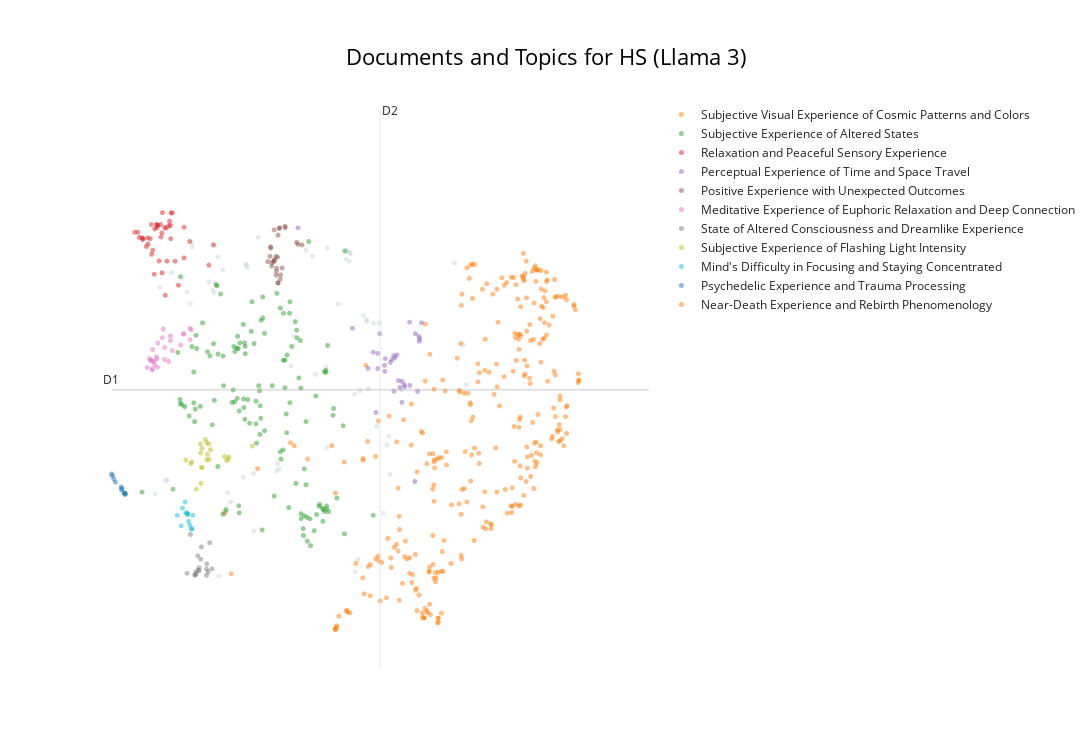
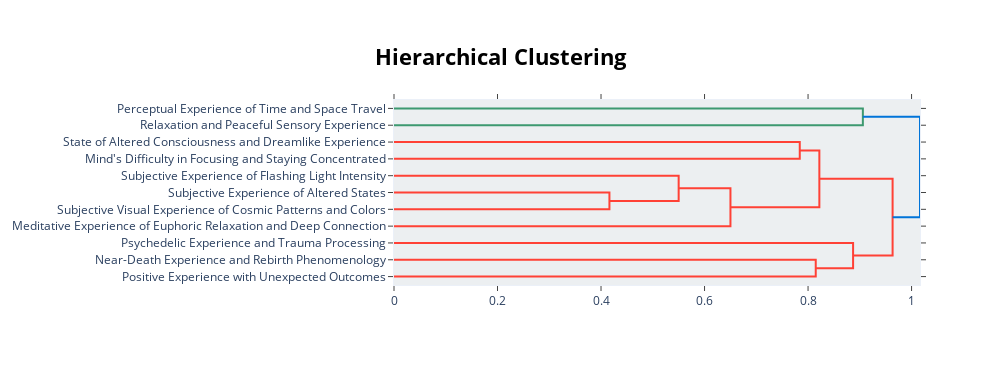

Notebook cell for these charts, in order:
### Markdown cell above
### Visualisation

### Code cell
# Basic visu (to compare with visu before LLM labelling)
display(topic_model.visualize_documents(df_reports, title=f"Documents and Topics for {condition} (Llama 3)",
hide_annotations=True, hide_document_hover=False, custom_labels=True))


# Datammaplot visu 
reduced_embeddings = UMAP(
    n_neighbors=int(chosen_params['n_neighbors']),
    n_components=2, #reduced embedding to 2D for visualization
    min_dist=float(chosen_params['min_dist']),
    metric='cosine',
    random_state=random_seed
).fit_transform(embeddings)

datamapplot.create_plot(
   reduced_embeddings,
   all_labels,
   label_font_size=15,
   title=f"{condition}: Topic representations with Llama 3",
   sub_title="Labeled with `llama-3-8b-instruct` (representations on reduced 2D embeddings)",
   label_wrap_width=20,
   use_medoids=True
)

# hierarchical visu
display(topic_model.visualize_hierarchy(custom_labels=True))

### Figure 1 — Plotly figure (JSON) as saved in the notebook; plotly's stock layout.template omitted (floating-point values rounded to 4 significant figures; data arrays with more than 128 entries replaced by an {"elided": "..."} marker saying what was removed)
{"data": [{"hoverinfo": "text", "hovertext": ["It is quite echoey in the Dream Machine, and I could hear someone snoring, and when staff were opening and shutting the door near the beginning and end.", "I heard various music patterns, different speeds and high and low notes.", "Strong desire to turn the intensity up and explore more.", "I couldn't help thinking what would happen with a drum beat, maybe allow some non-Euro music in, much as I love John Hopkins.", "It was possible to generate full images on demand—an elephant made of upwards flowing oil rivulets.", "I feel really relaxed and would like to do it again.", "It was insane.", "The music especially was on par with how one perceives sound during an actual trip.", "The music seemed to build to a crescendo near the end of the session and then move into a slower, calming sequence.", "Feeling like I was transported or moving.", "Really just thoughts from my day, or things I need to do, or had forgotten to do.", "It felt like my brain was being massaged.", "I spent a lot of time thinking about the way I experience the world sensorily and whether it is 'normal' compared to other people.", "Lots of uncertainty, but it went okay.", "Thought about God.", "A euphoric and healing experience.", "An interesting one.", "Breathing exercise:\nIt would help if the staff could show us how to do it so we could copy them.", "Good beats leading me on.", "I did not feel anything at all.", "And then, oddly, Robbie Williams!", "Just music", "A bird flying out of the earth's atmosphere and into space.", "Sound inside my body.", "Would love an experience with continual stimulation without breaks to see how the images evolve.", "It enhanced the patterns and made it feel like a journey.", "Complete disconnection from my body.", "Don't make me get off!", "The music is calming and surreal.", "It sparked much curiosity.", "Some physical discomfort; amazing patterns; intense colours; yearning; desire to see more; questions.", "Submission,\nfun,\nmild euphoric moments.", "Dream Machine is an unforgettable, magical, and life-affirming experience.", "Overall, I enjoyed the Dreamachine; I can still feel stillness and some feeling of bliss.", "Bookmark Symbol", "Also possibilities for recreational use.", "An intensity of connection, vastness, spaciousness, loving awareness.", "The best bit was taking in the feelings of the music and gliding with it and morphing those visions according to how you feel about the music.", "Curiosity; want to control but unable; intense when orange.", "Interested in potential for taking it further, combining it with substances.", "Various characters who, if focused on them, would disappear.", "Dreaming dreamingly.", "I've visited three times and had a different experience.", "Intense connection with my body and surroundings.", "The first time it felt more like it was separate from me, in front of my vision.", "This would be a great therapy to teach mindfulness and train people to still their thoughts.", "A safe, healthy, groovy drug-free trip.", "I dissolved into light.", "Pleasure & intrigue.", "I am also dyslexic, and it was interesting to experience as a neurodivergent-brained person.", "It was a bit too cold for me in the Dream Machine, especially as we were not moving.", "I would rather engage the body and work on the somatic aspect of it.", "Sometimes wrestling between the two.", "Like my brain has been massaged.", "Fascinating experience with great therapeutic potential", "Aware of the music throughout and changing rhythms and tones.", "I felt we were journeying together.", "Glimpse of something disappearing.", "Great sense of adventure and well-being; I was the traveler and welcome in their peaceful world.", "A loss of sense of time, images that weren't images.", "My brain automatically reached for the details that prove this wasn't \"real\", and I felt very much present.", "I experienced a lot of physical sensations in my stomach, on my face, and inside my head.", "Tried to think about not living in fear; it's all just an experience.", "Like this—music is a very visual thing.", "I tended to shift between focusing on the sound or the colors.", "The meditative part was nice; perhaps take the intro time up with a brief overview of the history of these pursuits, maybe a bit of science and lose the faux hand-holding.", null], "marker": {"color": "#CFD8DC", "opacity": 0.5, "size": 5}, "mode": "markers+text", "name": "other", "showlegend": false, "type": "scattergl", "x": [1.587, 3.998, 3.683, 3.784, 3.702, 2.844, 3.527, 1.661, 1.262, 4.23, 2.218, 1.792, 1.812, 2.292, 4.332, 1.187, 3.027, 0.8813, 3.926, 3.836, 3.129, 3.972, 5.518, 2.575, 3.65, 4.167, 3.793, 3.973, 1.257, 3.364, 3.722, 1.239, 1.624, 1.523, 4.514, 2.096, 5.338, 1.741, 3.664, 2.121, 4.284, 1.676, 3.346, 2.613, 2.217, 0.8553, 0.9459, 5.469, 3.708, 1.779, 1.604, 2.591, 3.179, 1.787, 2.109, 3.873, 4.078, 4.313, 0.7652, 4.122, 1.863, 2.057, 1.153, 1.607, 3.358, 0.6902, 2.797], "y": [7.455, 6.234, 7.926, 6.166, 7.811, 6.883, 7.282, 7.868, 7.984, 4.697, 4.477, 4.757, 4.95, 8.108, 5.175, 7.429, 7.95, 5.104, 7.138, 4.123, 7.872, 7.083, 6.288, 5.219, 7.836, 7.052, 3.975, 7.073, 8.044, 7.974, 7.906, 7.289, 7.545, 7.559, 6.223, 7.771, 7.788, 7.706, 7.948, 7.733, 5.539, 3.922, 6.502, 5.245, 5.188, 5.106, 7.67, 6.775, 7.919, 4.684, 7.425, 5.311, 6.413, 4.726, 7.765, 6.208, 7.047, 5.645, 7.484, 5.769, 4.837, 5.139, 6.002, 7.996, 5.508, 4.936, 6.518]}, {"hoverinfo": "text", "hovertext": {"elided": "297 str values"}, "marker": {"opacity": 0.5, "size": 5}, "mode": "markers+text", "name": "Subjective Visual Experience of Cosmic Patterns and Colors", "text": {"elided": "297 str values"}, "textfont": {"size": 12}, "type": "scattergl", "x": {"elided": "297 float values"}, "y": {"elided": "297 float values"}}, {"hoverinfo": "text", "hovertext": {"elided": "133 str values"}, "marker": {"opacity": 0.5, "size": 5}, "mode": "markers+text", "name": "Subjective Experience of Altered States", "text": {"elided": "133 str values"}, "textfont": {"size": 12}, "type": "scattergl", "x": {"elided": "133 float values"}, "y": {"elided": "133 float values"}}, {"hoverinfo": "text", "hovertext": ["Calm and safe.", "Helpful and positive ambient sounds.", "Great peace.", "Peacefulness and guidance.", "A peaceful experience.", "Deep relaxation and a sense of hope.", "Sense of comfort.", "Connection to an inner peace.", "Deep relaxation.", "Amazing sense of peace and positivity.", "A really pleasant and relaxing sensation.", "A sense of calm.", "Relaxation, calm, and curiosity.", "Being: immersed; calm; and thrilled.", "I really enjoyed the music; it was very Zen.", "Mainly stressed, but with moments of calm.", "Blissful even.", "Peace, tranquility, joy, stimulation, arousal.", "Stimulation and relaxation within the music and light.", "Calm serenity, flashback emotions", "Nostalgia and peace.", "Calm and serene and not frightening.", "Joy and relaxation", "Obviously spiritual.", "A feeling of peace and tranquility", "Sometimes verging on oppressive, but never scary.", "Chaos and stillness.", "Wonderful, peaceful.", "A great sense of calm and belonging.", "Like a deep tissue massage for the mind.", "Optimism and escapism.", "Good vibes.", "Peace and contentment.", "Utter peace and happiness.", "The louder the music, the better.", "Relaxing and patterned music", "Overarching truth and love.", "Tess is very calming.", "A calm, peaceful state.", "Happiness,\nJoy,\nAdventure.", "An incredible sensory experience with a huge feeling of calm and peace.", "Relaxing and reflective; worries stopped, put in proportion."], "marker": {"opacity": 0.5, "size": 5}, "mode": "markers+text", "name": "Relaxation and Peaceful Sensory Experience", "text": ["", "", "", "", "", "", "", "", "", "", "", "", "", "", "", "", "", "", "", "", "", "", "", "", "", "", "", "", "", "", "", "", "", "", "", "", "", "", "", "", "", ""], "textfont": {"size": 12}, "type": "scattergl", "x": [0.6148, 0.933, 0.499, 0.573, 0.7528, 0.8762, 0.7321, 0.5553, 1.0, 0.6374, 0.8479, 0.7201, 0.9144, 0.8642, 1.524, 1.139, 0.4897, 0.9575, 1.141, 0.8405, 0.3758, 0.7765, 0.9027, 0.6766, 0.7127, 0.7831, 0.804, 0.5807, 0.6842, 1.053, 0.7963, 0.6537, 0.5019, 0.4446, 1.596, 1.226, 0.4238, 0.7256, 0.6326, 0.9391, 0.7989, 0.9304], "y": [8.09, 8.09, 8.094, 8.1, 7.816, 7.811, 8.255, 7.994, 7.813, 7.897, 7.391, 8.225, 8.306, 8.22, 7.763, 8.232, 8.098, 8.409, 7.852, 8.227, 8.169, 8.265, 8.249, 7.65, 8.267, 8.111, 8.413, 8.025, 8.21, 7.515, 8.163, 7.947, 8.078, 8.106, 8.014, 8.056, 8.17, 8.256, 8.264, 8.408, 7.668, 8.254]}, {"hoverinfo": "text", "hovertext": ["Motivation, progress, and purpose.", "Shapes and travel through time.", "Sensory rollercoaster.", "A journey into the unknown.", "Staircase/Escalator\n2.", "A varying journey in speed and awareness.", "Treasure Chests (2 Opening, 1 Closed/Locked)\n3.", "No sense of time", "A bubbling of freedom.", "A sense of travelling along a galaxy highway towards the end.", "Absolutely tripped away.", "A complete journey.", "And then maybe backwards.", "Travelling through space.", "Technology and humans.", "A roller coaster speeding.", "Scary, pointy, laughing clown face in test period.", "Or traveling at great speed through time.", "A wild ride.", "Moving through a tunnel of branches.", "What do I really understand?", "Not much at all.", "The final (most rapid?)", "Diolch yn fawr.", "A beautiful quest to oblivion", "Then really fast.", "Forward motion.", "Journey forward.", "A sense of expansion, moving towards something.", "Slow and fast.", "Live more!", "A portal moving towards me, away from me, through me, fractaling into everything."], "marker": {"opacity": 0.5, "size": 5}, "mode": "markers+text", "name": "Perceptual Experience of Time and Space Travel", "text": ["", "", "", "", "", "", "", "", "", "", "", "", "", "", "", "", "", "", "", "", "", "", "", "", "", "", "", "", "", "", "", ""], "textfont": {"size": 12}, "type": "scattergl", "x": [4.143, 4.553, 4.781, 4.464, 4.787, 4.251, 4.485, 4.116, 4.82, 4.64, 3.75, 4.339, 4.39, 4.76, 4.52, 4.792, 4.637, 4.56, 4.727, 4.518, 4.071, 3.992, 4.249, 2.906, 4.394, 4.261, 4.36, 4.408, 4.44, 4.143, 4.172, 4.717], "y": [6.673, 6.284, 6.882, 6.336, 6.822, 6.45, 6.251, 5.941, 7.051, 6.277, 6.983, 6.561, 6.643, 6.201, 6.326, 6.853, 7.058, 6.26, 6.916, 6.067, 6.686, 6.487, 6.525, 8.225, 6.203, 6.607, 6.595, 6.615, 6.654, 6.484, 6.917, 5.089]}, {"hoverinfo": "text", "hovertext": ["Fabulous experience.", "Awesome experience, so much more than I expected.", "It was quite satisfying.", "Very well led.", "It is an unique experience I won't forget.", "Still a really cool experience!", "It was a wonderful experience I wasn't expecting.", "This is a truly amazing experience.", "Lovely experience overall.", "Very interesting!", "Not as good as doing loads of ket but still decent.", "Thank you; it was very interesting.", "Overall, it was an amazing experience.", "Very interesting experience.", "A perfectly cromulent experience", "Loved it.", "Thank you for creating it.", "Good stuff.", "Very ecstatic experience that I wished would never end.", "Thanks for the experience.", "Something wonderful", "A keen experience", "Awesome experience and not what I expected.", "I am amazed, never experienced something equal.", "Amazing experience though.", "It was a beautiful experience.", "The visuals were pretty fun though.", "So good!"], "marker": {"opacity": 0.5, "size": 5}, "mode": "markers+text", "name": "Positive Experience with Unexpected Outcomes", "text": ["", "", "", "", "", "", "", "", "", "", "", "", "", "", "", "", "", "", "", "", "", "", "", "", "", "", "", ""], "textfont": {"size": 12}, "type": "scattergl", "x": [2.503, 2.57, 2.486, 2.623, 2.594, 2.563, 2.57, 2.636, 2.471, 2.969, 2.536, 2.905, 2.54, 2.661, 2.528, 2.598, 2.885, 2.615, 2.631, 2.588, 2.709, 2.538, 2.575, 2.599, 2.438, 2.5, 2.481, 2.704], "y": [7.793, 7.686, 7.974, 8.225, 7.544, 7.869, 7.637, 7.642, 7.872, 8.013, 8.199, 8.021, 7.829, 7.728, 7.812, 8.134, 8.044, 8.217, 7.588, 7.862, 8.227, 7.81, 7.726, 7.542, 7.807, 7.752, 7.99, 8.242]}, {"hoverinfo": "text", "hovertext": ["I felt very peaceful, euphoric, with a sense of wonder and awe.", "It made me feel positive and as though something is guiding me.", "I felt an overwhelming sense of euphoria and love for everyone in the room.", "level of strobing felt more relaxing again.", "I felt warm and cold sensations in my hands at one point and was very relaxed and sleepy by the end.", "Then, all of a sudden, I felt like I was disembodied; a huge wave of euphoria took over, and I felt like I was totally free.", "I saw a lot of fast movement, but despite that, emotionally I felt absolute stillness and deep calm.", "They were happy.", "I felt hopeful.", "I felt very relaxed and comfortable.", "They all smiled, and I could hear their distinctive voices...", "I felt elated and completely peaceful and found myself smiling broadly at these moments.", "Transcendental, peaceful, although I also felt somewhat anxious.", "I also felt happy and smiled at certain points, which was quite weird.", "It's the most comfort I've ever felt, and it was magical.", "It was very relaxing, and when I fully opened my eyes I felt refreshed and new.", "But then I found I could shut it out if I wanted and was able to relax—almost falling asleep at times.", "I felt relaxed, safe, and excited at the start of the experience.", "Suddenly seeing somewhere dark yet bright, resulting in a tingling sensation through alternative parts of my body, but also of pure relaxation.", "Rather than a negative experience, I felt relief and comforted by it.", "Throughout I felt calm but exalted.", "Was an interesting experience, and afterward I felt relaxed.", "I felt a profound sense of relaxation I have never experienced.", "I was on a journey; I was relaxed and not a bit worried, as if I knew I would be safe.", "The first one was better because I felt relaxed and I got ideas.", "It was comforting, and whilst I felt small and insignificant, I also felt free and powerful.", "I felt a deep connection with humankind and an overwhelming sense of peace.", "My thoughts on this is I felt safe and fun."], "marker": {"opacity": 0.5, "size": 5}, "mode": "markers+text", "name": "Meditative Experience of Euphoric Relaxation and Deep Connection", "text": ["", "", "", "", "", "", "", "", "", "", "", "", "", "", "", "", "", "", "", "", "", "", "", "", "", "", "", ""], "textfont": {"size": 12}, "type": "scattergl", "x": [0.9301, 0.9583, 1.134, 0.8378, 0.7299, 0.6476, 0.8033, 1.232, 1.087, 0.6269, 1.25, 1.129, 0.654, 1.233, 0.8158, 0.6673, 0.646, 0.6641, 0.901, 0.8379, 0.7322, 0.6867, 0.7184, 0.6026, 0.6218, 0.5681, 0.9289, 0.7121], "y": [6.831, 6.707, 6.914, 6.746, 6.501, 6.467, 6.866, 6.98, 6.776, 6.588, 6.968, 6.911, 6.721, 6.844, 6.973, 6.567, 6.483, 6.578, 6.572, 6.596, 6.8, 6.526, 6.6, 6.608, 6.581, 6.495, 6.889, 6.629]}, {"hoverinfo": "text", "hovertext": ["I realised any interaction had been quite short as my consciousness had drifted into the early stages in which the sandman cometh, where my brain's alpha waves quickly displaced the externally generated momentary visions with the garbled, messy, free association of non-sensical stories that act as the scent kindling of dreams.", "I found my thoughts developing into stories and images while my eyes were closed.", "I was put in a dreamlike, semiconscious state; the sensation when you are not quite asleep, coming into wakefulness, and dreaming of real things, conversations.", "To be quite honest, I think I fell asleep, so don't really remember what I saw.", "I did not have profound thoughts during the experience but rather almost fell asleep in a dreamlike way.", "I had short dreams.", "I didn't know whether I was asleep or awake.", "For someone who has sleep paralysis regularly, this was quite interesting.", "Dreaming while awake—flashes of random places I have been.", "It felt like almost the dreamlike state of anesthesia.", "I felt like I drifted in and out of consciousness, but never opened my eyes.", "But then I just dozed off.", "I also felt asleep for a bit and I was thinking of my partner, who I could visualize.", "It was so deep I was unsure if I was totally conscious.", "I found myself lost in thought near the end, and stopped being aware of visual experience and just thought about stuff.", "Also same with unsuccessfully trying to fall asleep during an insomnia period.", "Felt like dreaming; I did dream a little.", "Afterwards, I felt as if I had had the deepest, deepest sleep."], "marker": {"opacity": 0.5, "size": 5}, "mode": "markers+text", "name": "State of Altered Consciousness and Dreamlike Experience", "text": ["", "", "", "", "", "", "", "", "", "", "", "", "", "", "", "", "", ""], "textfont": {"size": 12}, "type": "scattergl", "x": [1.398, 1.352, 1.514, 1.327, 1.324, 1.488, 1.372, 1.537, 1.575, 1.493, 1.372, 1.304, 1.315, 1.36, 1.238, 1.409, 1.488, 1.187], "y": [4.127, 4.17, 3.974, 3.945, 3.973, 4.007, 3.988, 4.333, 4.01, 4.071, 4.023, 3.935, 3.93, 3.992, 4.434, 4.28, 3.928, 3.954]}, {"hoverinfo": "text", "hovertext": ["I experienced different states depending on the lighting—darkness and constant light made me feel relaxed, but the first two levels of strobing made me feel partly overwhelmed and anxious.", "At first it was unsettling because there were these lights flashing like a kaleidoscope in front of my eyes, even though my eyes were closed.", "Changes in intensity of the experience when I focused compared to when the light was across my whole peripheral vision.", "I generally prefer the dark.", "I kept thinking about a game of football I played on Tuesday and how I was hyper-aware of my eyes, if they had something in them or something that might pull me away from the experience.", "But most of it had a white background for me, which made me feel like I was in a clinical space; that made me stressed.", "It was also interesting, when an image stabilised, to scan the field of vision up and down and side to side to explore the periphery.", "Perhaps I should have focused on one.", "Personally, it was hard for me to find peace with the intensity of the bright light.", "I found the flashing lights a little intense, but the eye mask worked well for me during those times.", "I also felt like I wanted the experience to be more intense—much louder music, and the most intense part of the lighting pattern repeated for longer.", "The visual experience felt a bit flat, so focused on being in my eyes and head; too much.", "I would prefer to use my hands to shield from the light.", "Totally disorienting until I picked a spot or tried to blink.", "Once I was wearing contacts and it was more geometric.", "Hard to focus on a single pattern, and when you wanted to focus on one, it would become less focused.", "Changing temperature of my body with the lights.", "I could feel some sort of physical effect/stress or pressure on the front of my brain, on my face, that almost felt as if it was taking a hit from each pulse of light.", "I would have liked a slight diffusion on the light or something to keep my eyes shut; the intensity was demanding me to open my eyes.", "I found the eye mask uncomfortable on my forehead, so I took it off.", "It might be an idea to have a box of tissues in the reflection room.", "I felt sleepy and a bit anxious at times due to the speed of the flashing lights."], "marker": {"opacity": 0.5, "size": 5}, "mode": "markers+text", "name": "Subjective Experience of Flashing Light Intensity", "text": ["", "", "", "", "", "", "", "", "", "", "", "", "", "", "", "", "", "", "", "", "", ""], "textfont": {"size": 12}, "type": "scattergl", "x": [1.469, 1.834, 1.49, 1.243, 1.421, 1.501, 1.529, 1.4, 1.418, 1.551, 1.395, 1.406, 1.26, 2.199, 1.799, 1.33, 1.522, 1.767, 1.396, 1.824, 1.166, 1.491], "y": [5.61, 5.393, 5.355, 5.309, 5.26, 5.423, 5.362, 5.065, 5.499, 5.483, 5.552, 5.264, 5.331, 5.528, 5.346, 4.993, 5.554, 5.398, 5.44, 5.365, 5.353, 5.571]}, {"hoverinfo": "text", "hovertext": ["I couldn't be totally immersed because I suffer from tinnitus and no matter what, it's always a distraction.", "Frustration that I couldn't stop thinking about the outside and concentrate on what was happening.", "And then my mind checked out and my subconscious took over and started talking.", "My mind sometimes was very active and overthinking, but I actually have no memory of what.", "My eyes wouldn't stop watering, so that kept my mind occupied.", "Not wanting my thoughts to overtake the experience.", "I think when it became overwhelming my brain would cut to normal thoughts, e.g., like what I need to buy from the shop for dinner.", "I wanted to engage more; it annoyed me when it started and stopped as my brain was developing themes.", "Couldn't meditate either, even though I tried.", "If I do, I will try and meditate beforehand as I still had racing thoughts interrupting me.", "As the lights started and gradually built, I moved between states of mindfulness and being distracted by everyday thoughts.", "I was very conscious of my mind thinking about stopping thinking; in the end, that was funny.", "This time someone kept coughing and disrupted my thought process."], "marker": {"opacity": 0.5, "size": 5}, "mode": "markers+text", "name": "Mind's Difficulty in Focusing and Staying Concentrated", "text": ["", "", "", "", "", "", "", "", "", "", "", "", ""], "textfont": {"size": 12}, "type": "scattergl", "x": [1.198, 1.196, 1.255, 1.263, 1.169, 1.186, 1.231, 1.276, 1.095, 1.034, 1.116, 1.21, 1.155], "y": [4.685, 4.681, 4.5, 4.503, 4.699, 4.701, 4.547, 4.67, 4.54, 4.67, 4.759, 4.596, 4.835]}, {"hoverinfo": "text", "hovertext": ["I think it helped me process some of the trauma I had with drug use.", "This is exactly how I remember being on LSD, without the scary parts.", "I participated in a psychedelic trial of DMT 7 months ago and this experience took me back to that.", "Perhaps even people who want to get off drugs.", "Closest sober experience (and to be honest, better) than psychedelics.", "Like I was on an LSD trip, an out-of-body sensation when I am on drugs.", "Having had many psychedelic experiences over many years, it was tame.", "Sure am glad I wasn't on drugs!", "Like being on acid or DMT but safer!!", "Was like taking hallucinogenic drugs when I was younger.", "The closest thing I'll ever experience to being on drugs."], "marker": {"opacity": 0.5, "size": 5}, "mode": "markers+text", "name": "Psychedelic Experience and Trauma Processing", "text": ["", "", "", "", "", "", "", "", "", "", ""], "textfont": {"size": 12}, "type": "scattergl", "x": [0.04958, 0.2078, 0.2167, 0.01663, 0.1792, 0.2256, 0.1699, 0.02888, 0.1649, 0.232, 0.07517], "y": [5.121, 4.944, 4.948, 5.182, 5.001, 4.928, 4.987, 5.161, 5.02, 4.939, 5.08]}, {"hoverinfo": "text", "hovertext": ["Maybe this is what it's like to be dead.", "Life, death, and rebirth.", "What I imagine it's like looking back on life before you die.", "It kind of felt like dying, reincarnating, and starting life again.", "The cycle of death and rebirth as envisaged in eighties D&D.", "I hope that's what death feels like.", "In brief—I was thinking if death could look like this experience, and so I decided to assume that I go through a near-death experience and check my thoughts about it, so you could build something more than a visual-only thing for me, so I cannot say it was totally useless as I was expecting.", "It felt like the circle of life, a soul leaving and returning.", "Life after retired.", "I wondered if it would be like this when you die."], "marker": {"opacity": 0.5, "size": 5}, "mode": "markers+text", "name": "Near-Death Experience and Rebirth Phenomenology", "text": ["", "", "", "", "", "", "", "", "", ""], "textfont": {"size": 12}, "type": "scattergl", "x": [3.505, 3.669, 3.503, 3.713, 3.677, 3.482, 3.479, 3.653, 3.54, 3.496], "y": [3.291, 3.493, 3.305, 3.465, 3.468, 3.26, 3.267, 3.491, 3.423, 3.261]}], "layout": {"annotations": [{"showarrow": false, "text": "D1", "x": 0.01414, "y": 6.223, "yshift": 10}, {"showarrow": false, "text": "D2", "x": 4.181, "xshift": 10, "y": 9.675}], "height": 750, "shapes": [{"line": {"color": "#CFD8DC", "width": 2}, "type": "line", "x0": 4.181, "x1": 4.181, "y0": 2.771, "y1": 9.675}, {"line": {"color": "#9E9E9E", "width": 2}, "type": "line", "x0": 0.01414, "x1": 8.348, "y0": 6.223, "y1": 6.223}], "title": {"font": {"color": "Black", "size": 22}, "text": "Documents and Topics for HS (Llama 3)", "x": 0.5, "xanchor": "center", "yanchor": "top"}, "width": 1200, "xaxis": {"visible": false}, "yaxis": {"visible": false}}}

### Figure 2 — Plotly figure (JSON) as saved in the notebook; plotly's stock layout.template omitted (floating-point values rounded to 4 significant figures)
{"data": [{"hoverinfo": "text", "marker": {"color": "rgb(61,153,112)"}, "mode": "lines", "type": "scatter", "x": [0.0, 0.9059, 0.9059, 0.0], "xaxis": "x", "y": [-5.0, -5.0, -15.0, -15.0], "yaxis": "y"}, {"hoverinfo": "text", "marker": {"color": "rgb(255,65,54)"}, "mode": "lines", "type": "scatter", "x": [0.0, 0.784, 0.784, 0.0], "xaxis": "x", "y": [-25.0, -25.0, -35.0, -35.0], "yaxis": "y"}, {"hoverinfo": "text", "marker": {"color": "rgb(255,65,54)"}, "mode": "lines", "type": "scatter", "x": [0.0, 0.4162, 0.4162, 0.0], "xaxis": "x", "y": [-55.0, -55.0, -65.0, -65.0], "yaxis": "y"}, {"hoverinfo": "text", "marker": {"color": "rgb(255,65,54)"}, "mode": "lines", "type": "scatter", "x": [0.0, 0.55, 0.55, 0.4162], "xaxis": "x", "y": [-45.0, -45.0, -60.0, -60.0], "yaxis": "y"}, {"hoverinfo": "text", "marker": {"color": "rgb(255,65,54)"}, "mode": "lines", "type": "scatter", "x": [0.55, 0.6501, 0.6501, 0.0], "xaxis": "x", "y": [-52.5, -52.5, -75.0, -75.0], "yaxis": "y"}, {"hoverinfo": "text", "marker": {"color": "rgb(255,65,54)"}, "mode": "lines", "type": "scatter", "x": [0.784, 0.8218, 0.8218, 0.6501], "xaxis": "x", "y": [-30.0, -30.0, -63.75, -63.75], "yaxis": "y"}, {"hoverinfo": "text", "marker": {"color": "rgb(255,65,54)"}, "mode": "lines", "type": "scatter", "x": [0.0, 0.8148, 0.8148, 0.0], "xaxis": "x", "y": [-95.0, -95.0, -105.0, -105.0], "yaxis": "y"}, {"hoverinfo": "text", "marker": {"color": "rgb(255,65,54)"}, "mode": "lines", "type": "scatter", "x": [0.0, 0.887, 0.887, 0.8148], "xaxis": "x", "y": [-85.0, -85.0, -100.0, -100.0], "yaxis": "y"}, {"hoverinfo": "text", "marker": {"color": "rgb(255,65,54)"}, "mode": "lines", "type": "scatter", "x": [0.8218, 0.9633, 0.9633, 0.887], "xaxis": "x", "y": [-46.88, -46.88, -92.5, -92.5], "yaxis": "y"}, {"hoverinfo": "text", "marker": {"color": "rgb(0,116,217)"}, "mode": "lines", "type": "scatter", "x": [0.9059, 1.016, 1.016, 0.9633], "xaxis": "x", "y": [-10.0, -10.0, -69.69, -69.69], "yaxis": "y"}], "layout": {"autosize": false, "height": 365, "hoverlabel": {"bgcolor": "white", "font": {"family": "Rockwell", "size": 16}}, "hovermode": "closest", "plot_bgcolor": "#ECEFF1", "showlegend": false, "title": {"font": {"color": "Black", "size": 22}, "text": "<b>Hierarchical Clustering</b>", "x": 0.5, "xanchor": "center", "yanchor": "top"}, "width": 1000, "xaxis": {"mirror": "allticks", "rangemode": "tozero", "showgrid": false, "showline": true, "showticklabels": true, "ticks": "outside", "type": "linear", "zeroline": false}, "yaxis": {"mirror": "allticks", "range": [-110, 0], "rangemode": "tozero", "showgrid": false, "showline": true, "showticklabels": true, "tickmode": "array", "ticks": "outside", "ticktext": ["Perceptual Experience of Time and Space Travel", "Relaxation and Peaceful Sensory Experience", "State of Altered Consciousness and Dreamlike Experience", "Mind's Difficulty in Focusing and Staying Concentrated", "Subjective Experience of Flashing Light Intensity", "Subjective Experience of Altered States", "Subjective Visual Experience of Cosmic Patterns and Colors", "Meditative Experience of Euphoric Relaxation and Deep Connection", "Psychedelic Experience and Trauma Processing", "Near-Death Experience and Rebirth Phenomenology", "Positive Experience with Unexpected Outcomes"], "tickvals": [-5, -15, -25, -35, -45, -55, -65, -75, -85, -95, -105], "type": "linear", "zeroline": false}}}
